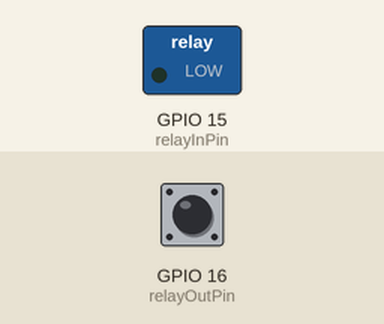
This program was run on a simulated ESP32-S3. On the bench: switched loads named in the program (green lamp = pin HIGH). Dashed ring = blinking. The inputs (shaded band) are chosen by the test bench; at power-on: GPIO 16 (relayOutPin) HIGH. What the program prints to the serial monitor is not drawn.

Above: at 1.2 s.
1.3 s: GPIO 16 (relayOutPin) pulsed LOW 2 times (0.12 s each, 0.3 s apart)
Timing chart, 0 to 10.3 s (numbered marks = the images above; inputs shaded):
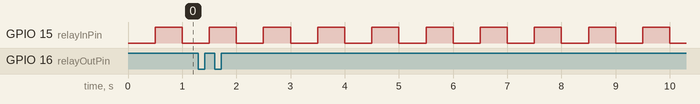

Measured:
- by itself, GPIO 15 (relayInPin): alternates HIGH for 0.50 s and LOW for 0.50 s

The program:

main.cpp
```cpp
#include <Arduino.h>

volatile bool armed = false; // Флаг для избегания дребезга
volatile bool measured = false;
volatile unsigned long closeTime = 0;
unsigned long openTime = 0;

class Config {
  public:
    static constexpr int relayInPin = 15;
    static constexpr int relayOutPin = 16;
    static constexpr int interval = 500;
    static constexpr int operateTimes = 10;
};

enum class RelayState {
  ON,
  OFF,
};

void IRAM_ATTR reaction_relay() {
  if(armed) {
    closeTime = micros();
    armed = false;
    measured = true;
  }
}

class Relay {
  public:
    Relay(int inPin, int outPin) : inPin_(inPin), outPin_(outPin) {}

    void init() {
      pinMode(inPin_, OUTPUT);
      pinMode(outPin_, INPUT_PULLUP);

      attachInterrupt(
        digitalPinToInterrupt(outPin_),
        reaction_relay,
        FALLING
      );
    }

    void set(RelayState state) {
      state_ = state;

      digitalWrite(
        inPin_,
        state_ == RelayState::ON ? HIGH : LOW
      );

      if (state_ == RelayState::ON) {
        openTime = micros();
        measured = false;
        armed = true;
      } else {
        armed = false;
      }
    }

    void toggle() {
      set(state_ == RelayState::ON ? RelayState::OFF : RelayState::ON);
    }
  private:
    const int inPin_;
    const int outPin_;
    RelayState state_{RelayState::OFF};
};

Relay relay(Config::relayInPin, Config::relayOutPin);

void setup() {
  Serial.begin(115200);
  relay.init();
}

void loop() {
  static unsigned long lastTick = 0;
  static unsigned long operates[Config::operateTimes]; // Массив измерений времени
  static int index = 0; // Счетчик кол-ва измерений времени

  if(millis() - lastTick >= Config::interval) {
    lastTick = millis();
    relay.toggle();
  }

  // Срабатывает когда время срабатывания реле измерено и массив еще не заполнен
  if(measured && index < Config::operateTimes) {
    measured = false;
    unsigned long operateTime = closeTime - openTime;
    operates[index] = operateTime;
    Serial.printf("Operate time: %lu us\n", operateTime);

    if(index == Config::operateTimes - 1) {
      unsigned long totalSum = 0;
      unsigned long averageValue;

      for(int i = 0; i < Config::operateTimes; i++) {
        totalSum += operates[i];
      }

      averageValue = totalSum / Config::operateTimes;

      Serial.printf("Average value: %lu us\n", averageValue);
    }

    index++;
  }
}
```
